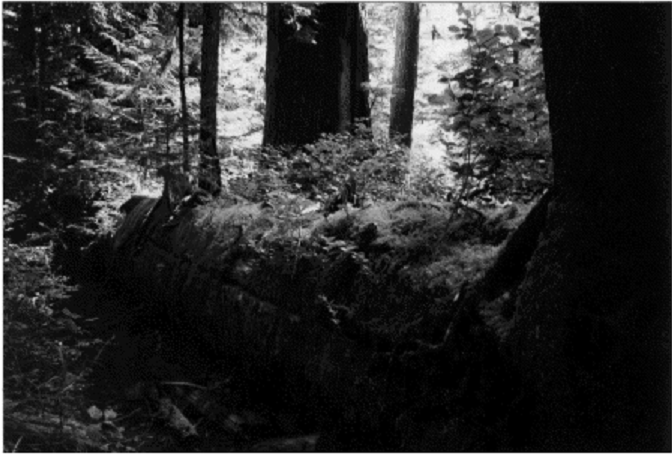
#> input picture Lab02/Resources/gamma_example.png, 672 x 455 px
$ jupyter execute --allow-errors Lab02.ipynb   (older library calls are emulated)
#> lines starting #> are read from the running program, lines starting #| are printed output that depends on the picture; after the words box and inside, x2 and y2 are one past the last pixel; in counts of white or black regions, pixels touching at a corner belong together
# BÀI THỰC HÀNH 02. CÁC PHÉP TOÁN SỐ HỌC & LOGIC - TÍCH CHẬP 2D

## 0. Cài đặt Môi trường & Các hàm Tiện ích

Chạy ô mã bên dưới để tải các thư viện cần thiết và khai báo các hàm hỗ trợ chung.

[cell 1]
import numpy as np
import cv2
import matplotlib.pyplot as plt

def read_gray_cv2(path: str) -> np.ndarray:
    """Đọc ảnh xám -> mảng uint8 [H,W] trong khoảng giá trị [0..255]."""
    img = cv2.imread(path, cv2.IMREAD_GRAYSCALE)
    if img is None:
        raise FileNotFoundError(f"Không thể đọc được ảnh: {path}")
    return img

def to_float01(img_u8: np.ndarray) -> np.ndarray:
    """Chuyển đổi kiểu uint8 [0..255] thành kiểu float32 [0..1]."""
    return img_u8.astype(np.float32) / 255.0

def to_uint8(img_float01: np.ndarray) -> np.ndarray:
    """Chuyển đổi kiểu float [0..1] thành kiểu uint8 [0..255] (có giới hạn biên - clip)."""
    x = np.clip(img_float01, 0.0, 1.0)
    return (x * 255.0 + 0.5).astype(np.uint8)

# [7 lines left out: function show_gray, not called in this run]

def save_gray(path: str, img_u8: np.ndarray) -> None:
    """Lưu ảnh xám ra file."""
    cv2.imwrite(path, img_u8)

def show_multiple_gray(images, titles, columns=4, figsize=(16, 4)):
    """Hàm tiện ích để hiển thị nhiều ảnh cạnh nhau trên cùng một dòng."""
    n = len(images)
    rows = (n + columns - 1) // columns
    plt.figure(figsize=(figsize[0], figsize[1] * rows))
    for i in range(n):
        plt.subplot(rows, columns, i + 1)
        plt.imshow(images[i], cmap='gray', vmin=0, vmax=255)
        plt.title(titles[i])
        plt.axis('off')
    plt.tight_layout()
    plt.show()

## 1.1 Hiệu chỉnh Gamma (Power-law Transform)

Cài đặt phương pháp Hiệu chỉnh Gamma bằng NumPy và OpenCV.
Chạy bài tập nhỏ (Mini-Task) áp dụng phương pháp này với ảnh mẫu `gamma_example.png` để phân tích kết quả.

[cell 2]
def gamma_correction_np(img_u8: np.ndarray, gamma: float) -> np.ndarray:
    """ Công thức hiệu chỉnh: s = r^gamma (với r trong khoảng [0,1]) """
    if gamma <= 0:
        raise ValueError("Yêu cầu giá trị gamma > 0")
    r = to_float01(img_u8)
    s = np.power(r, gamma)
    return to_uint8(s)

# [6 lines left out: function gamma_correction_cv2, not called in this run]

# Bài tập nhỏ: Hiệu chỉnh Gamma
print("--- Bài tập nhỏ: Hiệu chỉnh Gamma ---")
img_gamma = read_gray_cv2('../Resources/gamma_example.png')
#> in read_gray_cv2, img is the input picture: shape (455, 672); min 0, max 255, mean 43.9
gammas = [0.5, 0.8, 1.2, 2.0]
results = [img_gamma]
titles = ["Ảnh Gốc"]
for g in gammas:
    results.append(gamma_correction_np(img_gamma, g))
    titles.append(f"Gamma {g}")
#> after the loop, results = 5 items; titles = ['Ảnh Gốc', 'Gamma 0.5', 'Gamma 0.8', 'Gamma 1.2', 'Gamma 2.0']
show_multiple_gray(results, titles)
#> in show_multiple_gray, `n = len(images)`: n = 5
#> in show_multiple_gray, `rows = (n + columns - 1) // columns`: rows = 2

print("""Thảo luận kết quả:
- Khi gamma < 1 (ví dụ 0.5, 0.8), vùng tối của ảnh được làm sáng lên (mở rộng bóng tối, tăng chi tiết chìm).
- Khi gamma > 1 (ví dụ 1.2, 2.0), vùng sáng của ảnh bị làm tối đi (mở rộng vùng sáng, nén bóng tối).
- Quan sát thấy nền xám phía sau ảnh gamma_example thay đổi rõ rệt nhất khi ta dùng gamma < 1 nhằm bóc tách các mảng tối.""")

## 1.2 Các Phép toán Số học

Thực hiện các phép Cộng, Trừ, Nhân, Chia trên ảnh bằng code tự lập trình với NumPy, và so sánh với thao tác của OpenCV.

[cell 3]
def add_images_np(a: np.ndarray, b: np.ndarray, alpha=1.0, beta=1.0) -> np.ndarray:
    """Phép cộng: S = alpha*a + beta*b"""
    S = alpha * to_float01(a) + beta * to_float01(b)
    return to_uint8(S)

def sub_images_np(a: np.ndarray, b: np.ndarray, alpha=1.0, beta=1.0) -> np.ndarray:
    """Phép trừ: S = alpha*a - beta*b"""
    S = alpha * to_float01(a) - beta * to_float01(b)
    return to_uint8(S)

def mul_images_np(a: np.ndarray, b: np.ndarray, scale=1.0) -> np.ndarray:
    """Phép nhân: S = scale*(a * b)"""
    S = scale * (to_float01(a) * to_float01(b))
    return to_uint8(S)

def div_images_np(a: np.ndarray, b: np.ndarray, eps=1e-6, scale=1.0) -> np.ndarray:
    """Phép chia: S = scale*(a / b)"""
    S = scale * (to_float01(a) / (to_float01(b) + eps))
    return to_uint8(S)

def add_images_cv2(a: np.ndarray, b: np.ndarray) -> np.ndarray:
    return cv2.add(a, b)

def sub_images_cv2(a: np.ndarray, b: np.ndarray) -> np.ndarray:
    return cv2.subtract(a, b)

def mul_images_cv2(a: np.ndarray, b: np.ndarray, scale=1.0) -> np.ndarray:
    return cv2.multiply(a, b, scale=scale)

def div_images_cv2(a: np.ndarray, b: np.ndarray, scale=1.0) -> np.ndarray:
    return cv2.divide(a, np.maximum(b, 1).astype(np.uint8), scale=scale)

# Bài tập nhỏ: Thao tác Số học
print("--- Bài tập nhỏ: Các Phép toán Số học ---")
A = read_gray_cv2('../Resources/1.png')
#> call 2 of read_gray_cv2, with path = '../Resources/1.png'
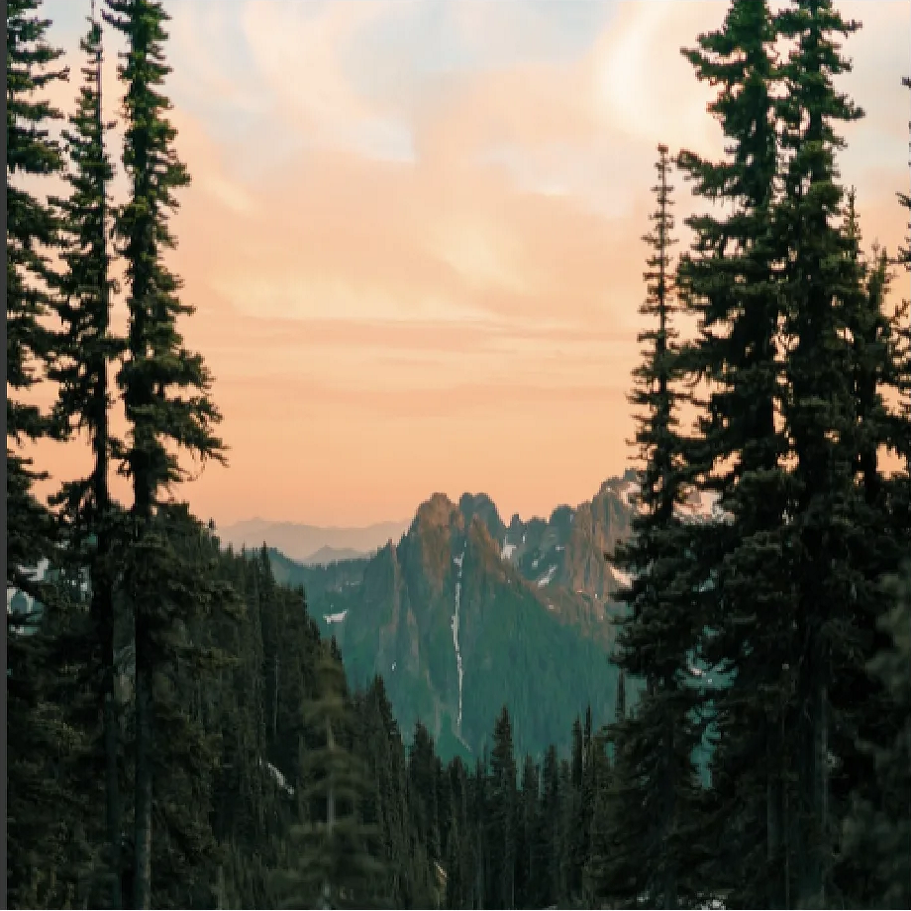
#> input picture Lab02/Resources/1.png, 911 x 911 px
B = read_gray_cv2('../Resources/1_background.png')
#> call 3 of read_gray_cv2, with path = '../Resources/1_background.png'
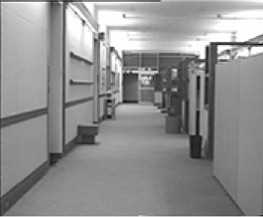
#> input picture Lab02/Resources/1_background.png, 263 x 217 px
#> in read_gray_cv2, img is the input picture: shape (217, 263); min 5, max 255, mean 143.9

# Thay đổi kích thước ảnh B (nhỏ) cho khớp với ảnh A để có thể tính toán chung
B = cv2.resize(B, (A.shape[1], A.shape[0]))

print("Kết quả NumPy (Quy chuẩn về Float và có giới hạn dải số):")
show_multiple_gray([add_images_np(A, B), sub_images_np(A, B), mul_images_np(A, B), div_images_np(A, B, scale=0.5)], ["A + B", "A - B", "A * B", "A / B (Tỷ lệ 0.5)"])
#> in to_uint8 (call 8), `x = np.clip(img_float01, 0.0, 1.0)`:
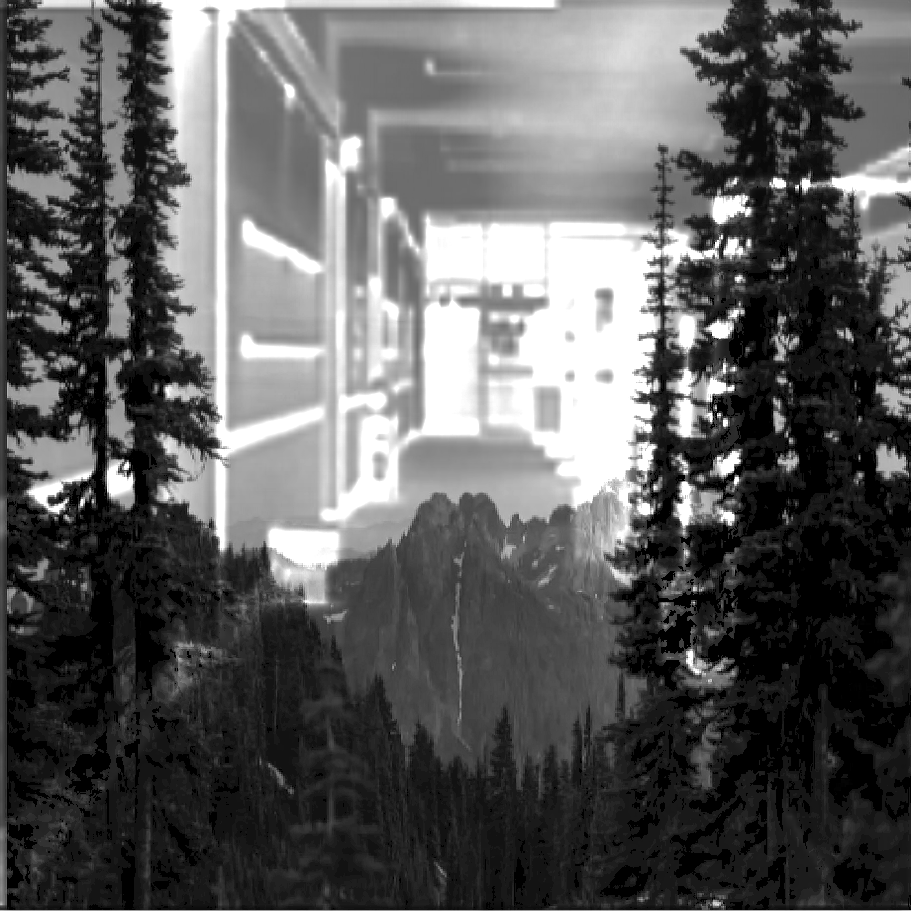
#> x: shape (911, 911) float32; min 0, max 1, mean 0.364

print("Kết quả OpenCV (Thao tác số nguyên và giới hạn tràn số <= 255):")
show_multiple_gray([add_images_cv2(A, B), sub_images_cv2(A, B), mul_images_cv2(A, B), div_images_cv2(A, B, scale=128.0)], ["A + B", "A - B", "A * B", "A / B (Tỷ lệ 128)"])

print("""Thảo luận:
- NumPy (Kiểu float + cắt cụt giá trị): Chuẩn hóa cường độ ánh sáng về dải [0, 1], tính toán và cắt các kết quả lớn hơn 1 thành 255. Điểm chú ý là phép chia tác động quá mức lên các vùng có độ nhạy sáng.
- OpenCV (Có bão hòa): Dùng toàn bộ số nguyên int giới hạn tự động cao nhất tại 255 (tránh việc tràn bộ đệm).
- Phép Trừ rất hữu dụng để phát hiện những sự thay đổi (Change detection) vì tính chất giúp triệt tiêu hoàn toàn những phần tĩnh (nền giống nhau) của 2 hình.
- Phép Chia cực kì dễ tạo ra những kết quả cực lớn. Chia một số nhỏ sẽ cho kết quả phình to gấp bội.
- Việc cắt bằng hàm np.clip làm ẩn chi tiết, ví dụ ngưỡng đã vượt qua 1.0 (255) bị trắng xóa và làm mật độ tương phản ở những vùng siêu sáng biến mất.""")

## 1.3 Các Phép toán Logic (AND / OR / XOR)

Áp dụng bộ phép tính hình học đại số Boolean trực tiếp lên các điểm ảnh của mặt nạ nhị phân.

[cell 4]
def threshold_binary_np(img_u8: np.ndarray, t: int) -> np.ndarray:
    """Phân ngưỡng: Nếu giá trị >= t trả về 255 (trắng), ngược lại là 0 (đen)."""
    return np.where(img_u8 >= t, 255, 0).astype(np.uint8)

def and_images_np(a: np.ndarray, b: np.ndarray) -> np.ndarray:
    return np.where((a == 255) & (b == 255), 255, 0).astype(np.uint8)

def or_images_np(a: np.ndarray, b: np.ndarray) -> np.ndarray:
    return np.where((a == 255) | (b == 255), 255, 0).astype(np.uint8)

def xor_images_np(a: np.ndarray, b: np.ndarray) -> np.ndarray:
    return np.where((a == 255) ^ (b == 255), 255, 0).astype(np.uint8)

# Bài tập nhỏ: Thao tác Logic
print("--- Bài tập nhỏ: Các Phép toán Logic ---")
img_logic = read_gray_cv2('../Resources/2.png')
#> call 4 of read_gray_cv2, with path = '../Resources/2.png'
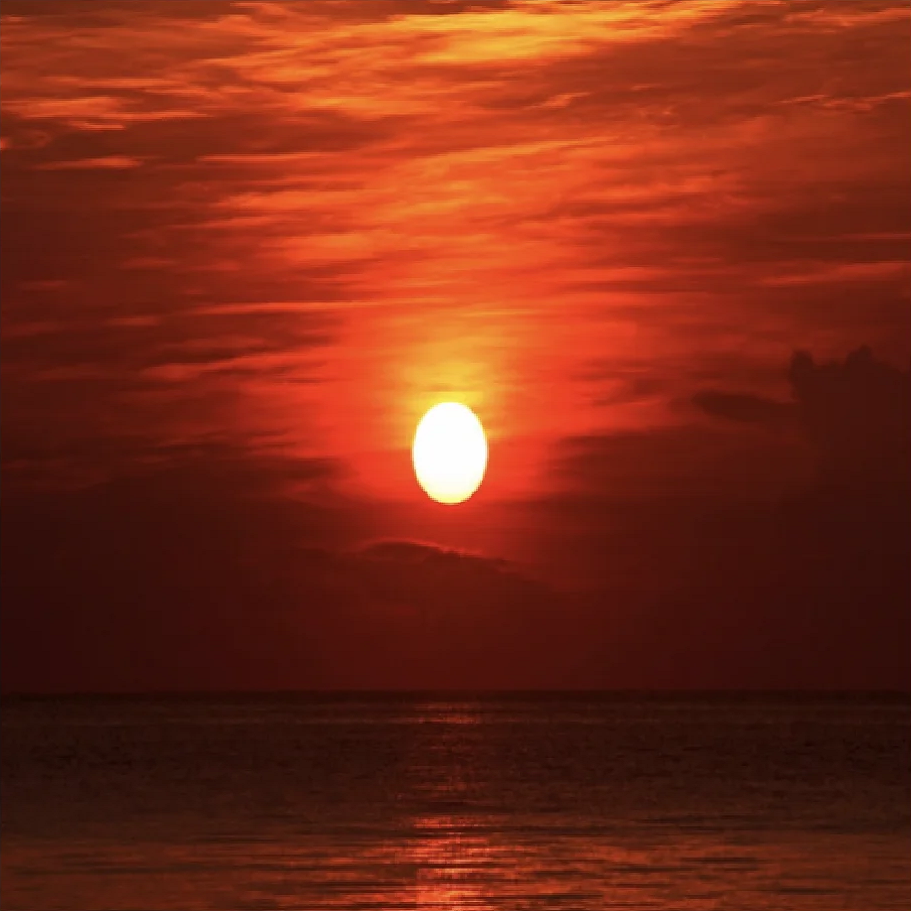
#> input picture Lab02/Resources/2.png, 911 x 911 px

# Tạo 2 mặt nạ bằng 2 ngưỡng phân loại khác nhau:
mask1 = threshold_binary_np(img_logic, 100)
mask2 = threshold_binary_np(img_logic, 150)

titles = ["Ảnh Gốc", "Mặt nạ 1 (Ngưỡng 100)", "Mặt nạ 2 (Ngưỡng 150)", "Phép AND", "Phép OR", "Phép XOR"]
show_multiple_gray([img_logic, mask1, mask2, and_images_np(mask1, mask2), or_images_np(mask1, mask2), xor_images_np(mask1, mask2)], titles, columns=3)
#> in xor_images_np, `return np.where((a == 255) ^ (b == 255), 255, 0).astype(np.uint8)`:
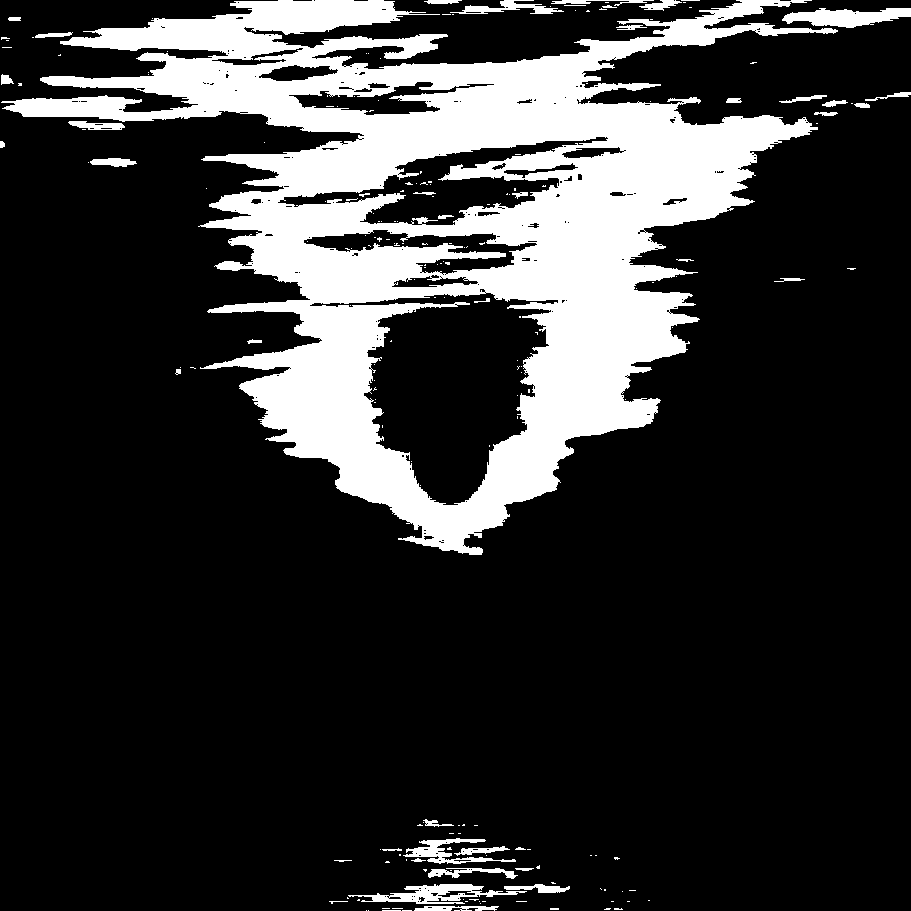
#> returned value: shape (911, 911); 20.1% white; 201 white regions (158 under 20 px), largest, box (x1, y1, x2, y2) and area: (1, 0, 838, 555) 157458, (782, 8, 911, 28) 1597, (348, 884, 527, 904) 1483

print("""Thảo luận:
- Phép 'AND' (VÀ) giúp thu hẹp lại, chỉ giữ các vùng chắc chắn đúng do chúng xuất hiện chung ở cả hai mặt nạ.
- Phép 'OR' (HOẶC) mang tính chất hợp nhất, bao trùm tổng thể tất cả các lựa chọn khả dĩ từ cả hai mặt nạ.""")

## 1.4 Phân ngưỡng Tự động Otsu

Thuật toán tự động tìm được điểm nhị phân phân tách Tối/Sáng hiệu quả nhất cho ảnh thay vì gán ngưỡng bằng tay.

[cell 5]
def otsu_threshold_np(img_u8: np.ndarray) -> int:
    """Giải thuật phân chia khoảng Variance lớn nhất giữa hai tập hợp (Between-class Variance)"""
    hist = np.bincount(img_u8.ravel(), minlength=256).astype(np.float64)
    N = hist.sum()
    if N == 0: return 0
    p = hist / N
    omega = np.cumsum(p)  # Xác suất tích lũy của lớp thứ nhất
    mu = np.cumsum(p * np.arange(256))
    mu_T = mu[-1]         # Cường độ ánh sáng trung bình của toàn ảnh

    w0, w1 = omega, 1.0 - omega
    mu0 = mu / (w0 + 1e-12)
    mu1 = (mu_T - mu) / (w1 + 1e-12)
    sigma_b2 = w0 * w1 * (mu0 - mu1)**2
    return int(np.argmax(sigma_b2))  # Tìm điểm làm cực đại phương sai

def otsu_binarize_np(img_u8: np.ndarray):
    t = otsu_threshold_np(img_u8)
    return t, threshold_binary_np(img_u8, t)

def otsu_binarize_cv2(img_u8: np.ndarray):
    t, bin_img = cv2.threshold(img_u8, 0, 255, cv2.THRESH_BINARY + cv2.THRESH_OTSU)
    return int(t), bin_img

# Bài tập nhỏ: Otsu
print("--- Bài tập nhỏ: Phân ngưỡng Tự động Otsu ---")
img_otsu = read_gray_cv2('../Resources/threshold_ostu1.jpg')
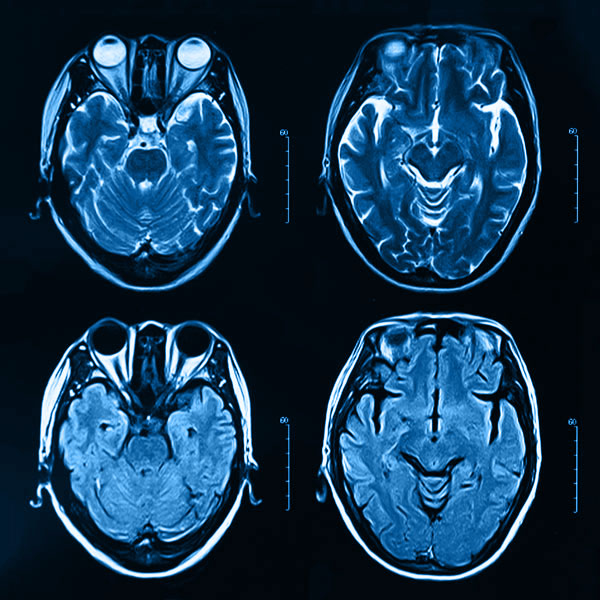
#> input picture Lab02/Resources/threshold_ostu1.jpg, 600 x 600 px
t1, mask1 = otsu_binarize_np(img_otsu)
#> in otsu_threshold_np, `hist = np.bincount(img_u8.ravel(), minlength=256).astype(np.float64)`: hist = 256 values, max 56819 at index 7, min 171 at index 207, mean 1406.2
#> in otsu_threshold_np, `N = hist.sum()`: N = 360000
#> in otsu_threshold_np, `p = hist / N`: p = 256 values, max 0.158 at index 7, min 0.000475 at index 207, mean 0.00391
#> in otsu_threshold_np, `omega = np.cumsum(p)`: omega = 256 values from 0.00125 to 1
#> in otsu_threshold_np, `mu = np.cumsum(p * np.arange(256))`: mu = 256 values from 0 to 48.06
#> in otsu_threshold_np, `mu_T = mu[-1]`: mu_T = 48.06
#> in otsu_threshold_np, `w0, w1 = omega, 1.0 - omega`: w0 = 256 values from 0.00125 to 1; w1 = 256 values, max 0.999 at index 0, min -4.44e-16 at index 255, mean 0.188
#> in otsu_threshold_np, `mu0 = mu / (w0 + 1e-12)`: mu0 = 256 values from 0 to 48.06
#> in otsu_threshold_np, `mu1 = (mu_T - mu) / (w1 + 1e-12)`: mu1 = 256 values, max 255 at index 254, min 0 at index 255, mean 175.7
#> in otsu_threshold_np, `sigma_b2 = w0 * w1 * (mu0 - mu1)**2`: sigma_b2 = 256 values, max 2757 at index 83, min -1.03e-12 at index 255, mean 1907.5
#> in otsu_binarize_np, `t = otsu_threshold_np(img_u8)`: t = 83
#> t1 = 83

# Thử qua bước tiền xử lý bằng Gamma trước khi đưa vào hàm Otsu
img_g = gamma_correction_np(img_otsu, 0.5)
#> in gamma_correction_np (call 5), `s = np.power(r, gamma)`:
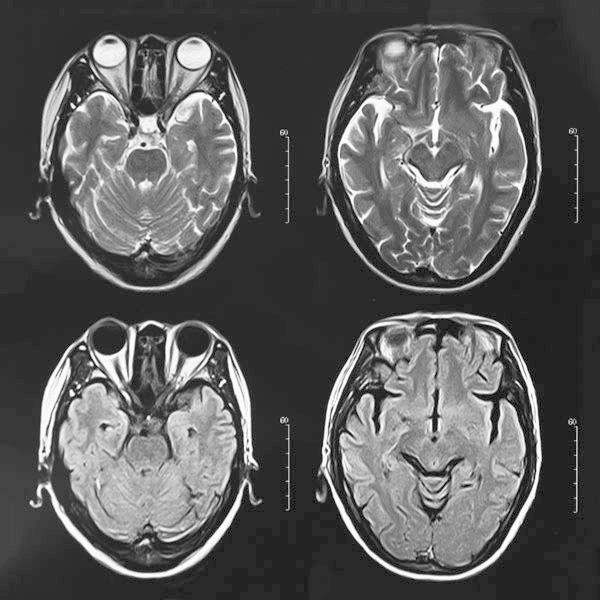
#> s: shape (600, 600) float32; min 0, max 1, mean 0.359
t2, mask2 = otsu_binarize_np(img_g)
#> t2 = 109

show_multiple_gray([img_otsu, mask1, img_g, mask2], ["Ảnh Gốc", f"Mặt nạ Otsu (Ngưỡng={t1})", "Tiền xử lý Gamma 0.5", f"Otsu trên ảnh Gamma (Ngưỡng={t2})"])

print("""Thảo luận:
- Cơ chế của Otsu dựa trên việc xác định ranh giới tại chỗ Histogram (biểu đồ tần suất điểm ảnh) có thể chia ảnh rõ rãng làm hai nửa là Tiền cảnh và Hậu cảnh.
- Việc áp dụng gamma < 1 hỗ trợ giãn biên độ của vùng điểm ảnh ở phe bị thiếu sáng. Nhờ thế biểu đồ phân bố điểm ảnh dễ phân đôi hơn (hiệu ứng bimodal), thuận lợi cho hàm Otsu tìm điểm gãy hoàn hảo để không gom dồn vùng bị nhiễu do tối vào nền.""")

## 1.5 Bài tập Tích hợp sau Phần 1

Nhiệm vụ: Sử dụng liên kết đường ống (Pipelines) với nhiều phương pháp phối hợp với nhau nhằm thực hiện một bài toán nhất định.

[cell 6]
print("Bài tập 1: Làm sáng sau đó Áp dụng Otsu")
ex1_img = read_gray_cv2('../Resources/threshold1.jpg')
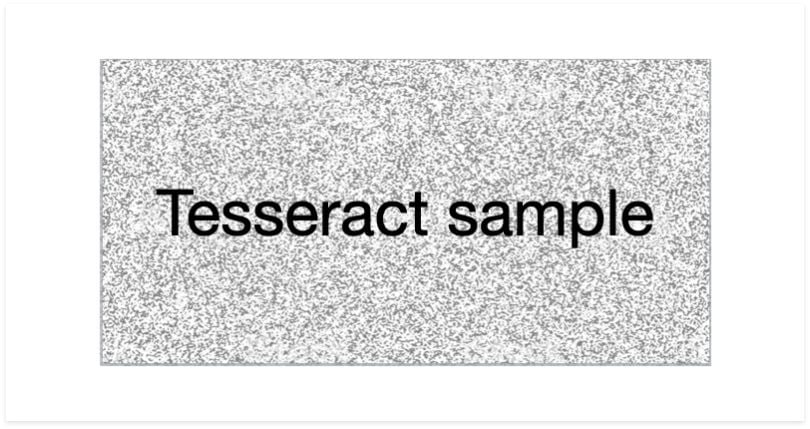
#> input picture Lab02/Resources/threshold1.jpg, 810 x 429 px
t1_orig, mask1_orig = otsu_binarize_np(ex1_img)
#> t1_orig = 202
ex1_bright = gamma_correction_np(ex1_img, 0.6)  # Nâng cao độ sáng
t1_bright, mask1_bright = otsu_binarize_np(ex1_bright)
#> in threshold_binary_np (call 6), `return np.where(img_u8 >= t, 255, 0).astype(np.uint8)`:
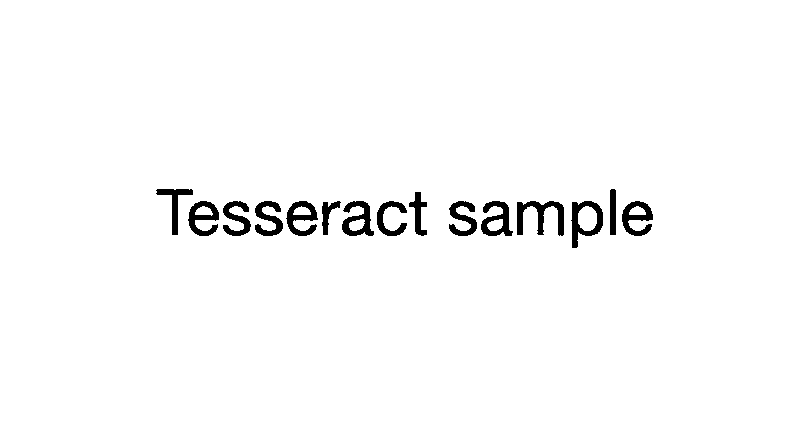
#> returned value: shape (429, 810); 97.8% white; 15 black regions, largest, box (x1, y1, x2, y2) and area: (517, 201, 564, 236) 734, (571, 201, 603, 248) 648, (342, 201, 374, 236) 583
#> t1_bright = 137
show_multiple_gray([ex1_img, mask1_orig, ex1_bright, mask1_bright], ["Ảnh Gốc", f"Mặt nạ Otsu (Ngưỡng={t1_orig})", "Làm sáng bằng Gamma 0.6", f"Otsu trên ảnh sáng (Ng={t1_bright})"])

print("\nBài tập 2: Trích xuất Cấu trúc quan tâm (ROI) bằng hàm AND")
# Giao thoa giữa hình thật (đã làm sáng) với mặt nạ nhị phân
roi = and_images_np(ex1_bright, mask1_bright)
# Ta cũng có thể ứng dụng hàm cv2.bitwise_and có sẵn tương đương
roi_cv2 = cv2.bitwise_and(ex1_bright, mask1_bright)
show_multiple_gray([ex1_bright, mask1_bright, roi_cv2], ["Khuôn hình sáng", "Mặt nạ che (Otsu)", "ROI Lọc nền (AND)"])

print("\nBài tập 3: Dò tìm điểm Mới/Sự Thay đổi")
#> (the rest of this cell did not finish here and is left out)
